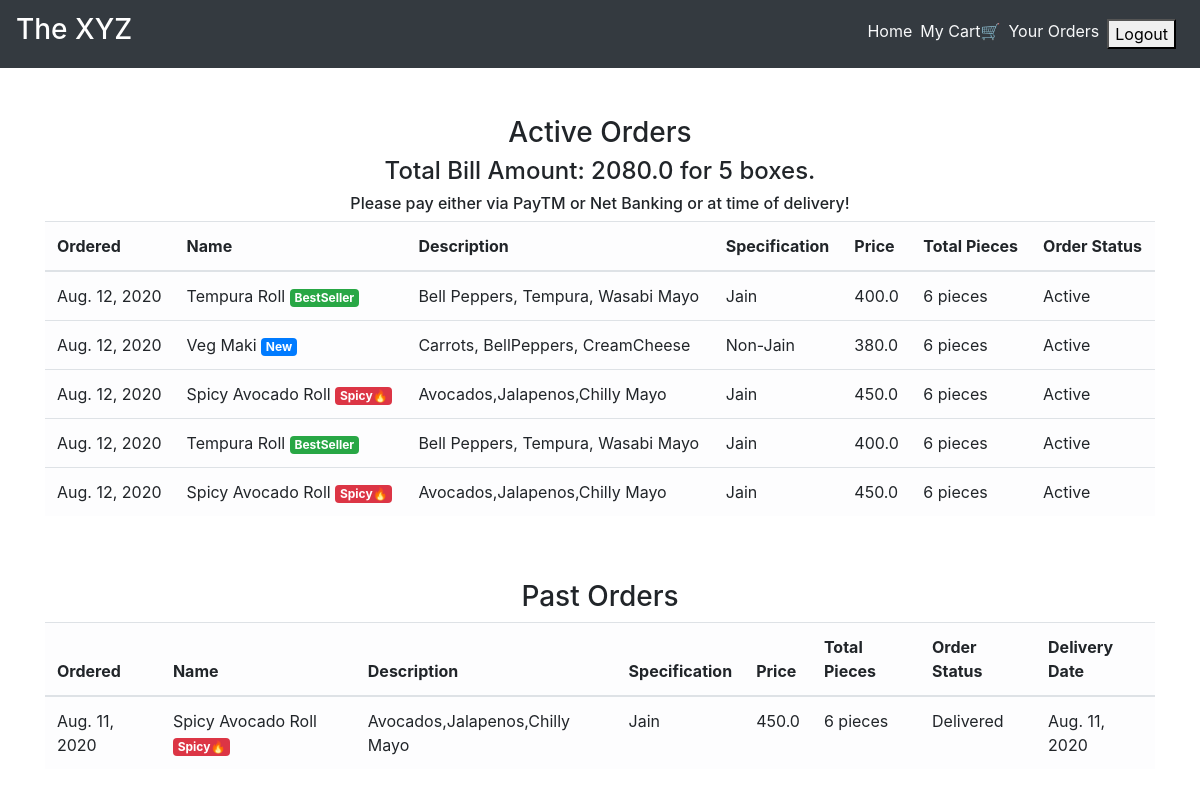
Before: /order_details/ (signed in) with the older database file.
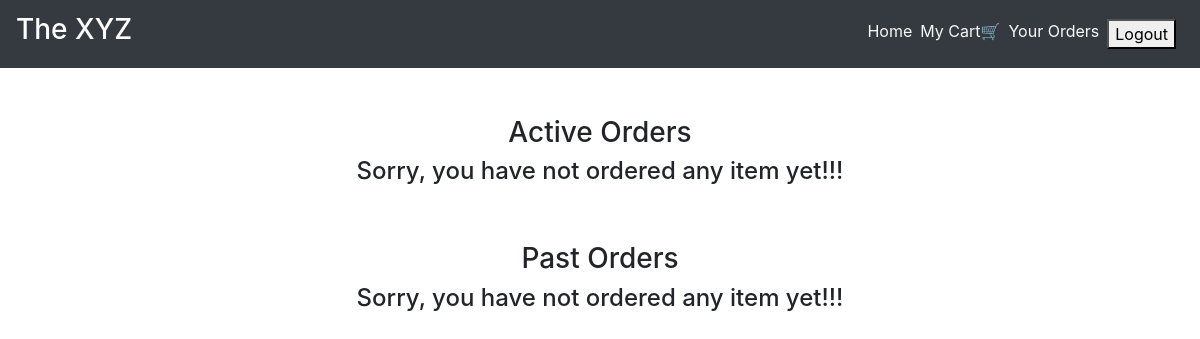
After: the same page with the newer database file.
### main/models.py (models this page shows, shortened)
class CartItems(models.Model):
    ORDER_STATUS = (
        ('Active', 'Active'),
        ('Delivered', 'Delivered')
    )
    user = models.ForeignKey(User, on_delete=models.CASCADE)
    item = models.ForeignKey(Item, on_delete=models.CASCADE)
    ordered = models.BooleanField(default=False)
    quantity = models.IntegerField(default=1)
    ordered_date = models.DateField(default=timezone.now)
    status = models.CharField(max_length=20, choices=ORDER_STATUS, default='Active')
    delivery_date = models.DateField(default=timezone.now)
    class Meta:
        verbose_name = 'Cart Item'
        verbose_name_plural = 'Cart Items'

class Item(models.Model):
    LABELS = (
        ('BestSeller', 'BestSeller'),
        ('New', 'New'),
        ('Spicy🔥', 'Spicy🔥'),
    )
    LABEL_COLOUR = (
        ('danger', 'danger'),
        ('success', 'success'),
        ('primary', 'primary'),
        ('info', 'info')
    )
    title = models.CharField(max_length=150)
    description = models.CharField(max_length=250,blank=True)
    price = models.FloatField()
    pieces = models.IntegerField(default=6)
    instructions = models.CharField(max_length=250,default="Jain Option Available")
    image = models.ImageField(default='default.png', upload_to='images/')
    labels = models.CharField(max_length=25, choices=LABELS, blank=True)
    label_colour = models.CharField(max_length=15, choices=LABEL_COLOUR, blank=True)
    slug = models.SlugField(default="sushi_name")
    created_by = models.ForeignKey(User, on_delete=models.CASCADE)

### main/views.py (the view)
# urls.py: path('order_details/', views.order_details, name='order_details'),
@login_required
def order_details(request):
    items = CartItems.objects.filter(ordered=True,status="Active").order_by('-ordered_date')
    cart_items = CartItems.objects.filter(ordered=True,status="Delivered").order_by('-ordered_date')
    bill = items.aggregate(Sum('item__price'))
    number = items.aggregate(Sum('quantity'))
    pieces = items.aggregate(Sum('item__pieces'))
    total = bill.get("item__price__sum")
    count = number.get("quantity__sum")
    total_pieces = pieces.get("item__pieces__sum")
    context = {
        'items':items,
        'cart_items':cart_items,
        'total': total,
        'count': count,
        'total_pieces': total_pieces
    }
    return render(request, 'main/order_details.html', context)

### main/templatetags/get_group.py (called while the page is built)
@register.filter(name='has_group')
def has_group(user, group_name):
    return user.groups.filter(name=group_name).exists()

### main/templates/main/order_details.html
{% extends "main/layout.html" %}
{% block content %}
<div class="cart">
    <div class="container">
        <div class="row">
            <div class="col-sm-12 mt-5">
                <h3 class="text-center">Active Orders</h3>
                {% if items %}
                <h4 class="text-center">Total Bill Amount: {{total}} for {{ count }} boxes.</h4>
                <h6 class="text-center">Please pay either via PayTM or Net Banking or at time of delivery!</h6>
                <div class="table-responsive">
                    <table class="table table-light">
                        <thead>
                        <tr>
                            <th scope="col">Ordered</th>
                            <th scope="col">Name</th>
                            <th scope="col">Description</th>
                            <th scope="col">Specification</th>
                            <th scope="col">Price</th>
                            <th scope="col">Total Pieces</th>
                            <th scope="col">Order Status</th>
                        </tr>
                        </thead>
                        <tbody>
                            {% for item_active in items %}
                        <tr>
                            <td>{{ item_active.ordered_date }}</td>
                            <td>{{ item_active.item.title }} <span class="badge badge-{{ item_active.item.label_colour }}">{{ item_active.item.labels }}</span></td>
                            <td>{{ item_active.item.description }}</td>
                            <td>{{ item_active.item.instructions }}</td>
                            <td>{{ item_active.item.price }}</td>
                            <td>{{ item_active.item.pieces }} pieces</td>
                            <td>{{ item_active.status }}</td>
                        </tr>
                            {% endfor %}
                        </tbody>
                    </table>
                </div>
                {% else %}
                <h4 class="text-center">Sorry, you have not ordered any item yet!!!</h4>
                {% endif %}
            </div>
        </div>
        <div class="row">
            <div class="col-sm-12 mt-5">
                <h3 class="text-center">Past Orders</h3>
                {% if cart_items %}
                <div class="table-responsive">
                    <table class="table table-light">
                        <thead>
                        <tr>
                            <th scope="col">Ordered</th>
                            <th scope="col">Name</th>
                            <th scope="col">Description</th>
                            <th scope="col">Specification</th>
                            <th scope="col">Price</th>
                            <th scope="col">Total Pieces</th>
                            <th scope="col">Order Status</th>
                            <th scope="col">Delivery Date</th>
                        </tr>
                        </thead>
                        <tbody>
                            {% for cart in cart_items %}
                        <tr>
                            <td>{{ cart.ordered_date }}</td>
                            <td>{{ cart.item.title }} <span class="badge badge-{{ cart.item.label_colour }}">{{ cart.item.labels }}</span></td>
                            <td>{{ cart.item.description }}</td>
                            <td>{{ cart.item.instructions }}</td>
                            <td>{{ cart.item.price }}</td>
                            <td>{{ cart.item.pieces }} pieces</td>
                            <td>{{ cart.status }}</td>
                            <td>{{ cart.delivery_date }}</td>
                        </tr>
                            {% endfor %}
                        </tbody>
                    </table>
                </div>
                {% else %}
                <h4 class="text-center">Sorry, you have not ordered any item yet!!!</h4>
                {% endif %}
            </div>
        </div>
    </div>
</div>
{% endblock content %}

### main/templates/main/layout.html (shortened to what this page needs)
{% load get_group %}
{% load static %}
<!DOCTYPE html>
<html lang="en">
<head>
    <link rel="stylesheet" href="https://maxcdn.bootstrapcdn.com/bootstrap/4.0.0/css/bootstrap.min.css">
    <link rel="stylesheet" type="text/css" href="{% static 'main/styles.css' %}">
</head>
<body>
    <nav class="navbar navbar-expand-lg navbar-dark bg-dark">
        <a class="navbar-brand" href="/"><h3>The XYZ</h3></a>
        <div class="collapse navbar-collapse" id="navbarNav">
            <ul class="navbar-nav ml-auto">
                    <li><a href="{% url 'main:home' %}" class="mr-2 text-light">Home</a></li>
                {% if user.is_authenticated %}
                    {% if request.user|has_group:"admin_owner" %}
                        <li><a href="{% url 'main:admin_dashboard' %}" class="mr-2 text-light">DashBoard</a></li>
                        <li>
                            <form class="logout-link" action="{% url 'accounts:logout' %}" method="post">
                                {% csrf_token %}
                                <button type="submit" class="mr-2">Logout</button>
                            </form>
                        </li>
                    {% else %}
                        <li><a href="{% url 'main:cart' %}" class="mr-2 text-light">My Cart🛒</a></li>
                        <li><a href="{% url 'main:order_details' %}" class="mr-2 text-light">Your Orders</a></li>
                        <li>
                            <form class="logout-link" action="{% url 'accounts:logout' %}" method="post">
                                <button type="submit" class="mr-2">Logout</button>
                            </form>
                        </li>
                    {% endif %}
                {% else %}
                    <li><a href="{% url 'accounts:login' %}" class="mr-2 text-light">Login</a></li>
                    <li><a href="{% url 'accounts:signup' %}" class="mr-2 text-light">SignUp</a></li>
                {% endif %}
            </ul>
        </div>
    </nav>
    <main role="main">
        {% block content %}{% endblock %}
    </main>

Changed rows visible on the page:
removed CartItems: ordered_date "Aug. 12, 2020", item "Tempura Roll", item.labels "BestSeller", item.description "Bell Peppers, Tempura, Wasabi Mayo", item.instructions "Jain", item.price "400.0", item.pieces "6", status "Active", shown under "Please pay either via PayTM or Net Banking or at time of delivery!"
removed CartItems: ordered_date "Aug. 12, 2020", item "Veg Maki", item.labels "New", item.description "Carrots, BellPeppers, CreamCheese", item.instructions "Non-Jain", item.price "380.0", item.pieces "6", status "Active", shown under "Please pay either via PayTM or Net Banking or at time of delivery!"
removed CartItems: ordered_date "Aug. 12, 2020", item "Spicy Avocado Roll", item.labels "Spicy🔥", item.description "Avocados,Jalapenos,Chilly Mayo", item.instructions "Jain", item.price "450.0", item.pieces "6", status "Active", shown under "Please pay either via PayTM or Net Banking or at time of delivery!"
removed CartItems: ordered_date "Aug. 12, 2020", item "Tempura Roll", item.labels "BestSeller", item.description "Bell Peppers, Tempura, Wasabi Mayo", item.instructions "Jain", item.price "400.0", item.pieces "6", status "Active", shown under "Please pay either via PayTM or Net Banking or at time of delivery!"
removed CartItems: ordered_date "Aug. 12, 2020", item "Spicy Avocado Roll", item.labels "Spicy🔥", item.description "Avocados,Jalapenos,Chilly Mayo", item.instructions "Jain", item.price "450.0", item.pieces "6", status "Active", shown under "Please pay either via PayTM or Net Banking or at time of delivery!"
removed CartItems: ordered_date "Aug. 11, 2020", item "Spicy Avocado Roll", item.labels "Spicy🔥", item.description "Avocados,Jalapenos,Chilly Mayo", item.instructions "Jain", item.price "450.0", item.pieces "6", status "Delivered", delivery_date "Aug. 11, 2020", shown under "Past Orders"
Other visible differences:
{{ total }}: "2080.0" → (not shown)
{{ count }}: "5" → (not shown)
text no longer shown: "Total Bill Amount: for boxes. Please pay either via PayTM or Net Banking or at time of delivery! Ordered Name Description Specification Price Total Pieces Order Status Ordered Name Description Specification Price Total Pieces Order Status Delivery Date"
text now shown: "Sorry, you have not ordered any item yet!!! Sorry, you have not ordered any item yet!!!"
